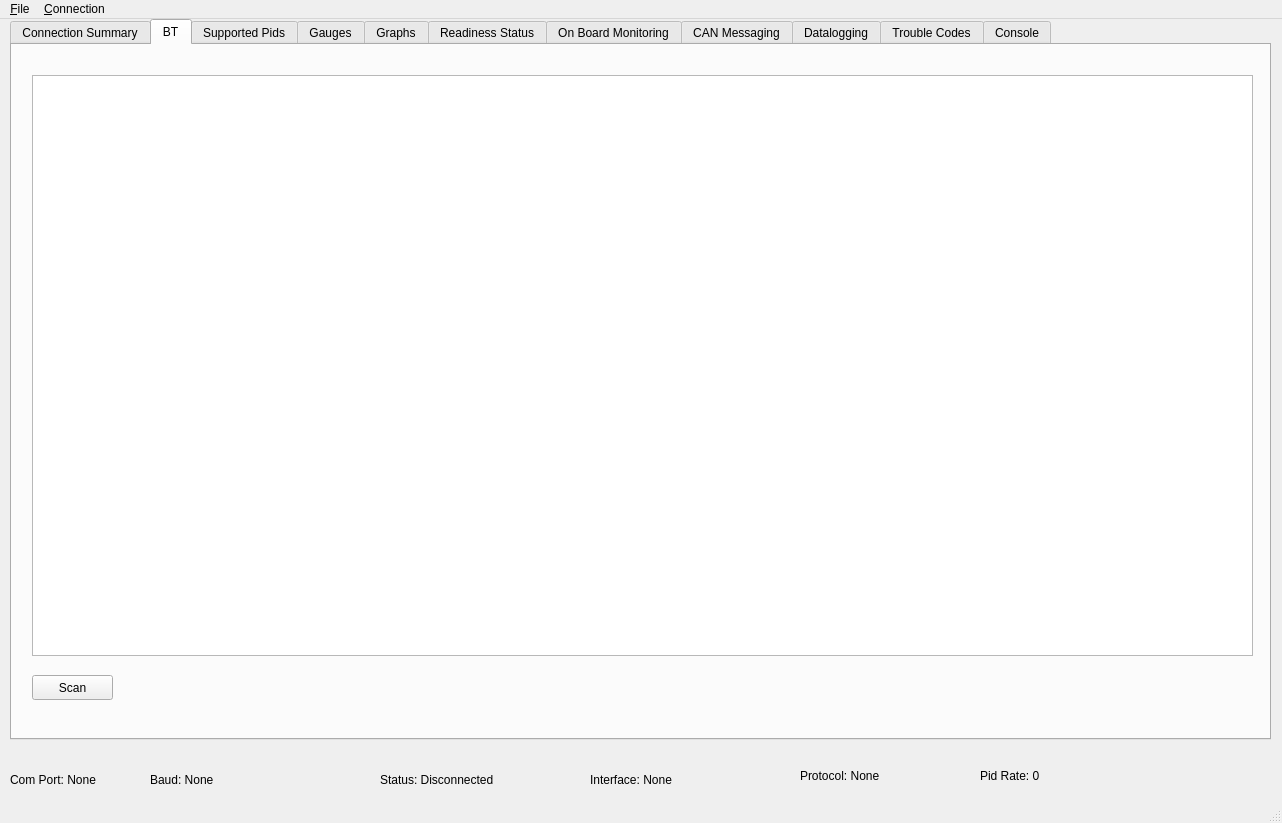
<?xml version="1.0" encoding="UTF-8"?>
<ui version="4.0">
 <class>MainWindow</class>
 <widget class="QMainWindow" name="MainWindow">
  <property name="geometry">
   <rect>
    <x>0</x>
    <y>0</y>
    <width>1282</width>
    <height>823</height>
   </rect>
  </property>
  <property name="windowTitle">
   <string>OBD2 Scanner</string>
  </property>
  <widget class="QWidget" name="centralwidget">
   <widget class="QTabWidget" name="tabWidget">
    <property name="geometry">
     <rect>
      <x>10</x>
      <y>0</y>
      <width>1261</width>
      <height>721</height>
     </rect>
    </property>
    <property name="tabPosition">
     <enum>QTabWidget::North</enum>
    </property>
    <property name="tabShape">
     <enum>QTabWidget::Rounded</enum>
    </property>
    <property name="currentIndex">
     <number>1</number>
    </property>
    <widget class="QWidget" name="summaryTab">
     <attribute name="title">
      <string>Connection Summary</string>
     </attribute>
     <layout class="QVBoxLayout" name="verticalLayout_5">
      <item>
       <layout class="QVBoxLayout" name="verticalLayout_4">
        <item>
         <widget class="QTableWidget" name="connectionInfoTableWidget"/>
        </item>
        <item>
         <layout class="QHBoxLayout" name="horizontalLayout_2" stretch="0,0,0">
          <item>
           <widget class="QPushButton" name="connectPushButton">
            <property name="text">
             <string>Connect</string>
            </property>
           </widget>
          </item>
          <item>
           <widget class="QPushButton" name="disconnectPushButton">
            <property name="text">
             <string>Disconnect</string>
            </property>
           </widget>
          </item>
          <item>
           <spacer name="horizontalSpacer_2">
            <property name="orientation">
             <enum>Qt::Horizontal</enum>
            </property>
            <property name="sizeHint" stdset="0">
             <size>
              <width>40</width>
              <height>20</height>
             </size>
            </property>
           </spacer>
          </item>
         </layout>
        </item>
       </layout>
      </item>
     </layout>
    </widget>
    <widget class="QWidget" name="tabBT">
     <attribute name="title">
      <string>BT</string>
     </attribute>
     <widget class="QListWidget" name="lstBTDevs">
      <property name="geometry">
       <rect>
        <x>20</x>
        <y>30</y>
        <width>1221</width>
        <height>581</height>
       </rect>
      </property>
     </widget>
     <widget class="QPushButton" name="btnBTScanDevs">
      <property name="geometry">
       <rect>
        <x>20</x>
        <y>630</y>
        <width>81</width>
        <height>25</height>
       </rect>
      </property>
      <property name="text">
       <string>Scan</string>
      </property>
     </widget>
    </widget>
    <widget class="QWidget" name="supportedPidsTab">
     <attribute name="title">
      <string>Supported Pids</string>
     </attribute>
     <layout class="QVBoxLayout" name="verticalLayout_22">
      <item>
       <layout class="QHBoxLayout" name="horizontalLayout_6" stretch="0,0,1">
        <item>
         <layout class="QVBoxLayout" name="verticalLayout_3">
          <item>
           <widget class="QLabel" name="label_3">
            <property name="text">
             <string>PIDs supported by this vehicle</string>
            </property>
           </widget>
          </item>
          <item>
           <widget class="QLabel" name="label_4">
            <property name="text">
             <string>Select which PIDs you which to have requested.
The more PIDs you select, the slower they will update.</string>
            </property>
           </widget>
          </item>
          <item>
           <widget class="QTableWidget" name="pidSelectTableWidget"/>
          </item>
         </layout>
        </item>
        <item>
         <layout class="QVBoxLayout" name="verticalLayout_12" stretch="1,1,1,0,8">
          <item>
           <spacer name="verticalSpacer_3">
            <property name="orientation">
             <enum>Qt::Vertical</enum>
            </property>
            <property name="sizeHint" stdset="0">
             <size>
              <width>20</width>
              <height>40</height>
             </size>
            </property>
           </spacer>
          </item>
          <item>
           <widget class="QPushButton" name="pidSelectAllPushButton">
            <property name="text">
             <string>Select All</string>
            </property>
           </widget>
          </item>
          <item>
           <widget class="QPushButton" name="pidSelectNonePushButton">
            <property name="text">
             <string>Select None</string>
            </property>
           </widget>
          </item>
          <item>
           <widget class="QPushButton" name="pidSelectSavePushButton">
            <property name="text">
             <string>Save</string>
            </property>
           </widget>
          </item>
          <item>
           <spacer name="verticalSpacer_2">
            <property name="orientation">
             <enum>Qt::Vertical</enum>
            </property>
            <property name="sizeHint" stdset="0">
             <size>
              <width>20</width>
              <height>40</height>
             </size>
            </property>
           </spacer>
          </item>
         </layout>
        </item>
        <item>
         <layout class="QVBoxLayout" name="verticalLayout">
          <item>
           <widget class="QTableWidget" name="readPidsTableWidget"/>
          </item>
          <item>
           <layout class="QHBoxLayout" name="horizontalLayout" stretch="0,0,0">
            <property name="spacing">
             <number>6</number>
            </property>
            <property name="leftMargin">
             <number>0</number>
            </property>
            <property name="rightMargin">
             <number>0</number>
            </property>
            <item>
             <widget class="QPushButton" name="readPidsPushButton">
              <property name="enabled">
               <bool>false</bool>
              </property>
              <property name="text">
               <string>Read Pids</string>
              </property>
             </widget>
            </item>
            <item>
             <widget class="QPushButton" name="cancelReadPidsPushButton">
              <property name="enabled">
               <bool>false</bool>
              </property>
              <property name="text">
               <string>Cancel Read</string>
              </property>
             </widget>
            </item>
            <item>
             <spacer name="horizontalSpacer">
              <property name="orientation">
               <enum>Qt::Horizontal</enum>
              </property>
              <property name="sizeHint" stdset="0">
               <size>
                <width>40</width>
                <height>20</height>
               </size>
              </property>
             </spacer>
            </item>
           </layout>
          </item>
         </layout>
        </item>
       </layout>
      </item>
     </layout>
    </widget>
    <widget class="QWidget" name="gaugesTab">
     <attribute name="title">
      <string>Gauges</string>
     </attribute>
    </widget>
    <widget class="QWidget" name="graphsTab">
     <attribute name="title">
      <string>Graphs</string>
     </attribute>
     <widget class="QCheckBox" name="graphZoomCheckBox">
      <property name="geometry">
       <rect>
        <x>10</x>
        <y>690</y>
        <width>131</width>
        <height>21</height>
       </rect>
      </property>
      <property name="text">
       <string>Zoom all data</string>
      </property>
     </widget>
     <widget class="QCheckBox" name="graphScrollCheckBox">
      <property name="geometry">
       <rect>
        <x>210</x>
        <y>690</y>
        <width>151</width>
        <height>21</height>
       </rect>
      </property>
      <property name="text">
       <string>Scroll with data</string>
      </property>
     </widget>
    </widget>
    <widget class="QWidget" name="readinessTab">
     <attribute name="title">
      <string>Readiness Status</string>
     </attribute>
     <layout class="QVBoxLayout" name="verticalLayout_8">
      <item>
       <layout class="QVBoxLayout" name="verticalLayout_7" stretch="10,15,1">
        <item>
         <layout class="QHBoxLayout" name="horizontalLayout_3">
          <item>
           <layout class="QVBoxLayout" name="verticalLayout_6">
            <item>
             <widget class="QTableWidget" name="conTableWidget"/>
            </item>
            <item>
             <widget class="QTableWidget" name="monitorStatusTableWidget"/>
            </item>
           </layout>
          </item>
          <item>
           <widget class="QTableWidget" name="nonconTableWidget"/>
          </item>
         </layout>
        </item>
        <item>
         <spacer name="verticalSpacer">
          <property name="orientation">
           <enum>Qt::Vertical</enum>
          </property>
          <property name="sizeHint" stdset="0">
           <size>
            <width>20</width>
            <height>40</height>
           </size>
          </property>
         </spacer>
        </item>
        <item>
         <layout class="QHBoxLayout" name="horizontalLayout_5">
          <item>
           <widget class="QPushButton" name="readReadinessPushButton">
            <property name="text">
             <string>Read</string>
            </property>
           </widget>
          </item>
          <item>
           <spacer name="horizontalSpacer_3">
            <property name="orientation">
             <enum>Qt::Horizontal</enum>
            </property>
            <property name="sizeHint" stdset="0">
             <size>
              <width>40</width>
              <height>20</height>
             </size>
            </property>
           </spacer>
          </item>
         </layout>
        </item>
       </layout>
      </item>
     </layout>
    </widget>
    <widget class="QWidget" name="onBoardMonitoringTab">
     <attribute name="title">
      <string>On Board Monitoring</string>
     </attribute>
     <layout class="QVBoxLayout" name="verticalLayout_16">
      <item>
       <layout class="QVBoxLayout" name="verticalLayout_15">
        <item>
         <widget class="QTableWidget" name="mode06TableWidget"/>
        </item>
        <item>
         <layout class="QHBoxLayout" name="horizontalLayout_8">
          <item>
           <widget class="QPushButton" name="monitorPushButton">
            <property name="text">
             <string>Read Monitors</string>
            </property>
           </widget>
          </item>
          <item>
           <spacer name="horizontalSpacer_6">
            <property name="orientation">
             <enum>Qt::Horizontal</enum>
            </property>
            <property name="sizeHint" stdset="0">
             <size>
              <width>40</width>
              <height>20</height>
             </size>
            </property>
           </spacer>
          </item>
         </layout>
        </item>
       </layout>
      </item>
     </layout>
    </widget>
    <widget class="QWidget" name="tab">
     <attribute name="title">
      <string>CAN Messaging</string>
     </attribute>
     <layout class="QVBoxLayout" name="verticalLayout_21">
      <item>
       <layout class="QVBoxLayout" name="verticalLayout_19" stretch="0,1">
        <item>
         <layout class="QHBoxLayout" name="horizontalLayout_17" stretch="0,6,5">
          <item>
           <layout class="QVBoxLayout" name="verticalLayout_2">
            <item>
             <layout class="QHBoxLayout" name="horizontalLayout_14">
              <item>
               <widget class="QPushButton" name="canMonitorStartPushButton">
                <property name="text">
                 <string>Start Monitor</string>
                </property>
               </widget>
              </item>
              <item>
               <widget class="QPushButton" name="canMonitorStopPushButton">
                <property name="text">
                 <string>Stop Monitor</string>
                </property>
               </widget>
              </item>
             </layout>
            </item>
            <item>
             <widget class="QLabel" name="canMsgLabel">
              <property name="text">
               <string>Messages: 0</string>
              </property>
             </widget>
            </item>
           </layout>
          </item>
          <item>
           <layout class="QVBoxLayout" name="verticalLayout_18">
            <item>
             <layout class="QHBoxLayout" name="horizontalLayout_12" stretch="1,9">
              <item>
               <widget class="QLabel" name="label_10">
                <property name="text">
                 <string>Style</string>
                </property>
               </widget>
              </item>
              <item>
               <widget class="QComboBox" name="canStyleComboBox"/>
              </item>
             </layout>
            </item>
            <item>
             <layout class="QHBoxLayout" name="horizontalLayout_15" stretch="0,2">
              <item>
               <widget class="QLabel" name="label_11">
                <property name="text">
                 <string>Protocol</string>
                </property>
               </widget>
              </item>
              <item>
               <widget class="QComboBox" name="canProtocolComboBox"/>
              </item>
             </layout>
            </item>
           </layout>
          </item>
          <item>
           <layout class="QVBoxLayout" name="verticalLayout_20">
            <item>
             <layout class="QHBoxLayout" name="horizontalLayout_16">
              <item>
               <widget class="QLabel" name="label_12">
                <property name="text">
                 <string>Load Log</string>
                </property>
               </widget>
              </item>
              <item>
               <widget class="QLineEdit" name="canLoadLogFileLineEdit"/>
              </item>
              <item>
               <widget class="QPushButton" name="canLoadLogFileBrowseButton">
                <property name="text">
                 <string>Browse</string>
                </property>
               </widget>
              </item>
              <item>
               <widget class="QPushButton" name="canLoadLogPushButton">
                <property name="text">
                 <string>Load</string>
                </property>
               </widget>
              </item>
             </layout>
            </item>
            <item>
             <layout class="QHBoxLayout" name="horizontalLayout_9">
              <item>
               <widget class="QLabel" name="label_8">
                <property name="text">
                 <string>Save Log</string>
                </property>
               </widget>
              </item>
              <item>
               <widget class="QLineEdit" name="canSaveLogFileLineEdit"/>
              </item>
              <item>
               <widget class="QPushButton" name="canSaveLogFileBrowseButton">
                <property name="text">
                 <string>Browse</string>
                </property>
               </widget>
              </item>
             </layout>
            </item>
            <item>
             <spacer name="verticalSpacer_4">
              <property name="orientation">
               <enum>Qt::Vertical</enum>
              </property>
              <property name="sizeHint" stdset="0">
               <size>
                <width>20</width>
                <height>5</height>
               </size>
              </property>
             </spacer>
            </item>
            <item>
             <widget class="QPushButton" name="canClearRedPushButton">
              <property name="text">
               <string>Clear Change Color</string>
              </property>
             </widget>
            </item>
           </layout>
          </item>
         </layout>
        </item>
        <item>
         <widget class="QTableWidget" name="canMsgTableWidget"/>
        </item>
       </layout>
      </item>
     </layout>
    </widget>
    <widget class="QWidget" name="tab_2">
     <attribute name="title">
      <string>Datalogging</string>
     </attribute>
     <widget class="QGroupBox" name="groupBox">
      <property name="geometry">
       <rect>
        <x>120</x>
        <y>30</y>
        <width>211</width>
        <height>151</height>
       </rect>
      </property>
      <property name="title">
       <string>Format</string>
      </property>
      <widget class="QWidget" name="verticalLayoutWidget">
       <property name="geometry">
        <rect>
         <x>0</x>
         <y>30</y>
         <width>201</width>
         <height>101</height>
        </rect>
       </property>
       <layout class="QVBoxLayout" name="verticalLayout_17">
        <item>
         <widget class="QRadioButton" name="radioButton_2">
          <property name="text">
           <string>JSON</string>
          </property>
         </widget>
        </item>
        <item>
         <widget class="QRadioButton" name="radioButton">
          <property name="text">
           <string>obdgpslogger sqlite</string>
          </property>
         </widget>
        </item>
        <item>
         <widget class="QRadioButton" name="radioButton_3">
          <property name="text">
           <string>csv</string>
          </property>
         </widget>
        </item>
       </layout>
      </widget>
     </widget>
     <widget class="QGroupBox" name="groupBox_2">
      <property name="geometry">
       <rect>
        <x>340</x>
        <y>30</y>
        <width>321</width>
        <height>131</height>
       </rect>
      </property>
      <property name="title">
       <string>Location</string>
      </property>
      <widget class="QWidget" name="horizontalLayoutWidget">
       <property name="geometry">
        <rect>
         <x>0</x>
         <y>30</y>
         <width>311</width>
         <height>41</height>
        </rect>
       </property>
       <layout class="QHBoxLayout" name="horizontalLayout_10">
        <item>
         <widget class="QLabel" name="label_9">
          <property name="text">
           <string>Folder</string>
          </property>
         </widget>
        </item>
        <item>
         <widget class="QLineEdit" name="datalogLocationLineEdit"/>
        </item>
        <item>
         <widget class="QPushButton" name="datalogBrowsePushButton">
          <property name="text">
           <string>Browse</string>
          </property>
         </widget>
        </item>
       </layout>
      </widget>
     </widget>
    </widget>
    <widget class="QWidget" name="troubleCodesTab">
     <attribute name="title">
      <string>Trouble Codes</string>
     </attribute>
     <layout class="QVBoxLayout" name="verticalLayout_14">
      <item>
       <layout class="QVBoxLayout" name="verticalLayout_13">
        <item>
         <widget class="QLabel" name="label_6">
          <property name="text">
           <string>Mode $03 Stored Diagnostic Trouble Codes</string>
          </property>
         </widget>
        </item>
        <item>
         <widget class="QTableWidget" name="troubleStoredTableWidget"/>
        </item>
        <item>
         <widget class="QLabel" name="label_5">
          <property name="text">
           <string>Mode $07 Pending Diagnostic Trouble Codes</string>
          </property>
         </widget>
        </item>
        <item>
         <widget class="QTableWidget" name="tableWidget"/>
        </item>
        <item>
         <layout class="QHBoxLayout" name="horizontalLayout_7">
          <item>
           <widget class="QPushButton" name="troubleReadPushButton">
            <property name="text">
             <string>Read</string>
            </property>
           </widget>
          </item>
          <item>
           <widget class="QPushButton" name="troubleClearPushButton">
            <property name="text">
             <string>Clear</string>
            </property>
           </widget>
          </item>
          <item>
           <spacer name="horizontalSpacer_5">
            <property name="orientation">
             <enum>Qt::Horizontal</enum>
            </property>
            <property name="sizeHint" stdset="0">
             <size>
              <width>40</width>
              <height>20</height>
             </size>
            </property>
           </spacer>
          </item>
         </layout>
        </item>
       </layout>
      </item>
     </layout>
    </widget>
    <widget class="QWidget" name="consoleTab">
     <attribute name="title">
      <string>Console</string>
     </attribute>
     <layout class="QVBoxLayout" name="verticalLayout_11">
      <item>
       <layout class="QVBoxLayout" name="verticalLayout_9">
        <item>
         <layout class="QHBoxLayout" name="horizontalLayout_11">
          <item>
           <widget class="QLabel" name="label_2">
            <property name="text">
             <string>Debug Output</string>
            </property>
           </widget>
          </item>
          <item>
           <spacer name="horizontalSpacer_7">
            <property name="orientation">
             <enum>Qt::Horizontal</enum>
            </property>
            <property name="sizeHint" stdset="0">
             <size>
              <width>40</width>
              <height>20</height>
             </size>
            </property>
           </spacer>
          </item>
          <item>
           <widget class="QLabel" name="label_7">
            <property name="text">
             <string>Lines of History</string>
            </property>
           </widget>
          </item>
          <item>
           <widget class="QSpinBox" name="debugOutputLinesSpinBox">
            <property name="maximum">
             <number>5000</number>
            </property>
            <property name="value">
             <number>500</number>
            </property>
           </widget>
          </item>
         </layout>
        </item>
        <item>
         <widget class="QTextBrowser" name="debugTextBrowser"/>
        </item>
       </layout>
      </item>
      <item>
       <layout class="QVBoxLayout" name="verticalLayout_10">
        <item>
         <widget class="QLabel" name="label">
          <property name="text">
           <string>Raw Console</string>
          </property>
         </widget>
        </item>
        <item>
         <widget class="QTextBrowser" name="rawConsoleTextBrowser"/>
        </item>
        <item>
         <layout class="QHBoxLayout" name="horizontalLayout_4">
          <item>
           <widget class="QLineEdit" name="rawConsoleLineEdit"/>
          </item>
          <item>
           <widget class="QPushButton" name="consoleSendPushButton">
            <property name="text">
             <string>Send</string>
            </property>
           </widget>
          </item>
         </layout>
        </item>
       </layout>
      </item>
     </layout>
    </widget>
   </widget>
   <widget class="QLabel" name="status_comPortLabel">
    <property name="geometry">
     <rect>
      <x>10</x>
      <y>750</y>
      <width>150</width>
      <height>21</height>
     </rect>
    </property>
    <property name="minimumSize">
     <size>
      <width>150</width>
      <height>0</height>
     </size>
    </property>
    <property name="text">
     <string>Com Port: None</string>
    </property>
   </widget>
   <widget class="QLabel" name="status_comBaudLabel">
    <property name="geometry">
     <rect>
      <x>150</x>
      <y>750</y>
      <width>221</width>
      <height>21</height>
     </rect>
    </property>
    <property name="minimumSize">
     <size>
      <width>75</width>
      <height>0</height>
     </size>
    </property>
    <property name="text">
     <string>Baud: None</string>
    </property>
   </widget>
   <widget class="QLabel" name="status_comStatusLabel">
    <property name="geometry">
     <rect>
      <x>380</x>
      <y>750</y>
      <width>200</width>
      <height>21</height>
     </rect>
    </property>
    <property name="minimumSize">
     <size>
      <width>200</width>
      <height>0</height>
     </size>
    </property>
    <property name="text">
     <string>Status: Disconnected</string>
    </property>
   </widget>
   <widget class="QLabel" name="status_comInterfaceLabel">
    <property name="geometry">
     <rect>
      <x>590</x>
      <y>750</y>
      <width>200</width>
      <height>21</height>
     </rect>
    </property>
    <property name="minimumSize">
     <size>
      <width>200</width>
      <height>0</height>
     </size>
    </property>
    <property name="text">
     <string>Interface: None</string>
    </property>
   </widget>
   <widget class="QLabel" name="status_comProtocolLabel">
    <property name="geometry">
     <rect>
      <x>800</x>
      <y>750</y>
      <width>175</width>
      <height>13</height>
     </rect>
    </property>
    <property name="minimumSize">
     <size>
      <width>175</width>
      <height>0</height>
     </size>
    </property>
    <property name="text">
     <string>Protocol: None</string>
    </property>
   </widget>
   <widget class="QLabel" name="status_pidUpdateRateLabel">
    <property name="geometry">
     <rect>
      <x>980</x>
      <y>750</y>
      <width>175</width>
      <height>13</height>
     </rect>
    </property>
    <property name="minimumSize">
     <size>
      <width>175</width>
      <height>0</height>
     </size>
    </property>
    <property name="text">
     <string>Pid Rate: 0</string>
    </property>
   </widget>
  </widget>
  <widget class="QMenuBar" name="menubar">
   <property name="geometry">
    <rect>
     <x>0</x>
     <y>0</y>
     <width>1282</width>
     <height>22</height>
    </rect>
   </property>
   <widget class="QMenu" name="menuFile">
    <property name="title">
     <string>&amp;File</string>
    </property>
    <addaction name="action_Exit"/>
   </widget>
   <widget class="QMenu" name="menuConnection">
    <property name="title">
     <string>&amp;Connection</string>
    </property>
    <addaction name="actionConnect"/>
    <addaction name="actionSettings"/>
   </widget>
   <addaction name="menuFile"/>
   <addaction name="menuConnection"/>
  </widget>
  <widget class="QStatusBar" name="statusbar"/>
  <action name="actionConnect">
   <property name="text">
    <string>&amp;Connect</string>
   </property>
  </action>
  <action name="actionSettings">
   <property name="text">
    <string>&amp;Settings</string>
   </property>
  </action>
  <action name="actionSettings_2">
   <property name="text">
    <string>Settings</string>
   </property>
  </action>
  <action name="action_Exit">
   <property name="text">
    <string>&amp;Exit</string>
   </property>
  </action>
 </widget>
 <resources/>
 <connections/>
</ui>
